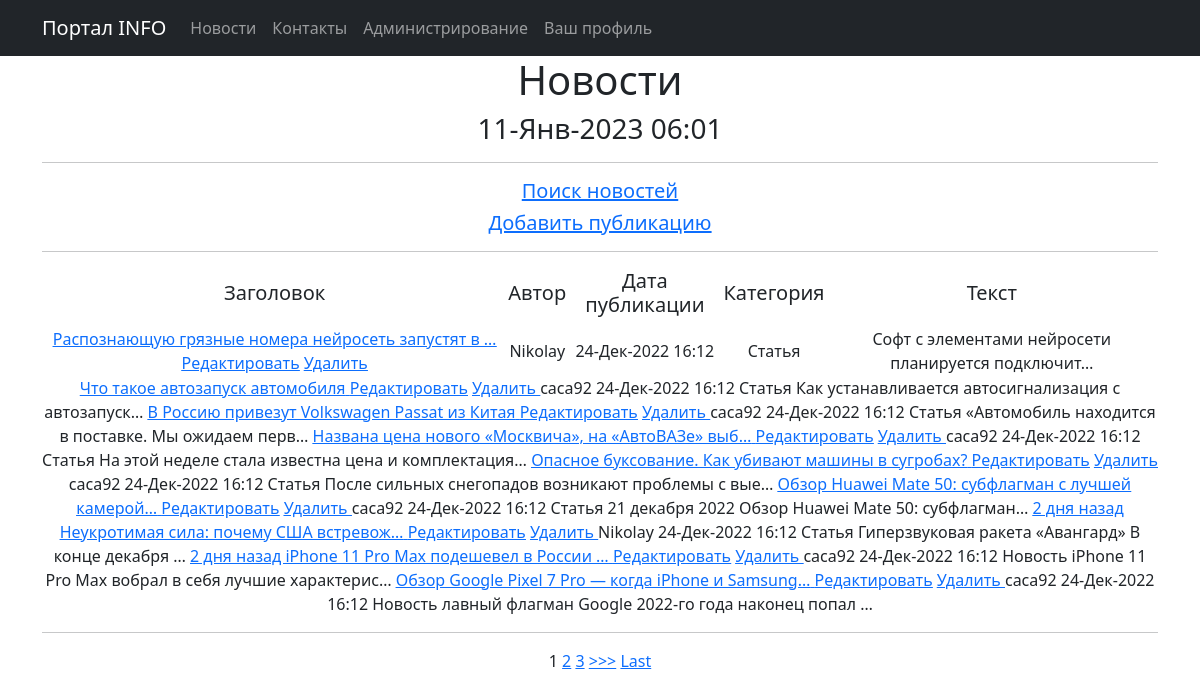
The page /news/news_edit/ on the database its author committed.
### news/models.py (models this page shows, shortened)
class Post(models.Model):
    News = 'NW'
    Article = 'AR'
    CATEGORY_CHOICES = [
        (News, 'Новость'),
        (Article, 'Статья'),
    ]
    author = models.ForeignKey(Author, on_delete=models.CASCADE) #связь «один ко многим» с моделью Author;
    categoryType = models.CharField(max_length=2, choices=CATEGORY_CHOICES, default=Article)
    dateCreation = models.DateTimeField(auto_now_add=True)
    category = models.ForeignKey(Category, on_delete=models.CASCADE, null=True) #связь «многие ко многим» с моделью Category
    title = models.CharField(max_length=228)
    text = models.TextField()
    rating_post = models.SmallIntegerField(default=0)

class Author(models.Model):
    authorUser = models.OneToOneField(User, on_delete=models.CASCADE) #cвязь «один к одному» с встроенной моделью пользователей User;
    ratingAuthor = models.SmallIntegerField(default=0)

### news/views.py (the view)
# urls.py: path('news_edit/', PostEdit.as_view(), name='news_edit'),
class PostEdit(ListView):
    model = Post
    template_name = 'News_edit.html'
    context_object_name = 'news'
    queryset = Post.objects.order_by('-dateCreation')
    paginate_by = 1  # поставим постраничный вывод в один элемент
    def get_context_data(self, **kwargs):
        context = super().get_context_data(**kwargs)
        context['filter'] = PostFilter(self.request.GET, queryset=self.get_queryset())  # вписываем наш фильтр в контекст
        context['time_now'] = datetime.utcnow()
        context['value1'] = None
        return context

### news/templatetags/custom_filters.py (called while the page is built)
@register.filter(name='censor')
def censor(value):
    for word in censor_list:
        value = value.replace(word, '*****')
    return value

### news/templates/News_edit.html (shortened to what this page needs)
{% extends 'flatpages/default.html' %}
{% load custom_filters %}
{% block content %}
    <h1>Новости</h1>
    <h3>{{ time_now|date:'d-M-Y H:m' }}</h3>
    {% if news %}
<hr>
<h5><a  href="{% url 'news_search' %}">Поиск новостей</a> </h5>
<h5><a  href="{% url 'post_create' %}">Добавить публикацию</a> </h5>
<table>
    <tr>
        <td><h5>Заголовок</h5></td>
        <td><h5>Автор </h5></td>
        <td><h5>Дата публикации </h5></td>
        <td><h5>Категория </h5></td>
        <td><h5>Текст </h5> </td>
    </tr>
<hr>
   {% for news in filter.qs %}
    <tr>
        <td>
            <a href="{% url 'post_detail' news.id %}"><u>{{ news.title|truncatechars:50|censor }}</u> </a>
            <a href="{% url 'post_update' news.id %}"><u>Редактировать</u></a>
            <a href="{% url 'post_delete' news.id %}"><u> Удалить </u></a>
        </td>
        <td> {{ news.author.authorUser.username }}</td>
        <td> {{ news.dateCreation|date:'d-M-Y H:m' }}</td>
        <td> {{ news.get_categoryType_display }} </td>
        <td> {{ news.text|truncatechars:50|censor }} </td>
    </tr>
</table>
    {% endfor %}
    {% else %}
        <h1>Новостей нет!</h1>
    {% endif %}
{% if is_paginated %}
<hr>
    {% for num in page_obj.paginator.page_range %}
        {% if page_obj.number == num %}
            <a>{{ num }}</a>
        {% elif num > page_obj.number|add:'-3' and num < page_obj.number|add:'3' %}
            <a href="?page={{ num }}">{{ num }}</a>
        {% endif %}
    {% endfor %}
    {% if page_obj.has_next %}
        <a href="?page={{ page_obj.next_page_number }}">>>></a>
        <a href="?page={{ page_obj.paginator.num_pages }}">Last</a>
    {% endif %}
{% endif %}
{% endblock content %}

### rows shown on the page
Post: title|censor "Распознающую грязные номера нейросеть запустят в …", author.authorUser.username "Nikolay", dateCreation "24-Дек-2022 16:12", categoryType "Статья", text|censor "Софт с элементами нейросети планируется подключит…"
Post: title|censor "Что такое автозапуск автомобиля", author.authorUser.username "caca92", dateCreation "24-Дек-2022 16:12", categoryType "Статья", text|censor "Как устанавливается автосигнализация с автозапуск…"
Post: title|censor "В Россию привезут Volkswagen Passat из Китая", author.authorUser.username "caca92", dateCreation "24-Дек-2022 16:12", categoryType "Статья", text|censor "«Автомобиль находится в поставке. Мы ожидаем перв…"
Post: title|censor "Названа цена нового «Москвича», на «АвтоВАЗе» выб…", author.authorUser.username "caca92", dateCreation "24-Дек-2022 16:12", categoryType "Статья", text|censor "На этой неделе стала известна цена и комплектация…"
Post: title|censor "Опасное буксование. Как убивают машины в сугробах?", author.authorUser.username "caca92", dateCreation "24-Дек-2022 16:12", categoryType "Статья", text|censor "После сильных снегопадов возникают проблемы с вые…"
Post: title|censor "Обзор Huawei Mate 50: субфлагман с лучшей камерой…", author.authorUser.username "caca92", dateCreation "24-Дек-2022 16:12", categoryType "Статья", text|censor "21 декабря 2022 Обзор Huawei Mate 50: субфлагман…"
Post: title|censor "2 дня назад Неукротимая сила: почему США встревож…", author.authorUser.username "Nikolay", dateCreation "24-Дек-2022 16:12", categoryType "Статья", text|censor "Гиперзвуковая ракета «Авангард» В конце декабря …"
Post: title|censor "2 дня назад iPhone 11 Pro Max подешевел в России …", author.authorUser.username "caca92", dateCreation "24-Дек-2022 16:12", categoryType "Новость", text|censor "iPhone 11 Pro Max вобрал в себя лучшие характерис…"
Post: title|censor "Обзор Google Pixel 7 Pro — когда iPhone и Samsung…", author.authorUser.username "caca92", dateCreation "24-Дек-2022 16:12", categoryType "Новость", text|censor "лавный флагман Google 2022-го года наконец попал …"

### other values the page prints
{{ time_now|date:'d-M-Y H:m' }} "11-Янв-2023 06:01"
{{ num }} "1"
{{ num }} "2" "3"
